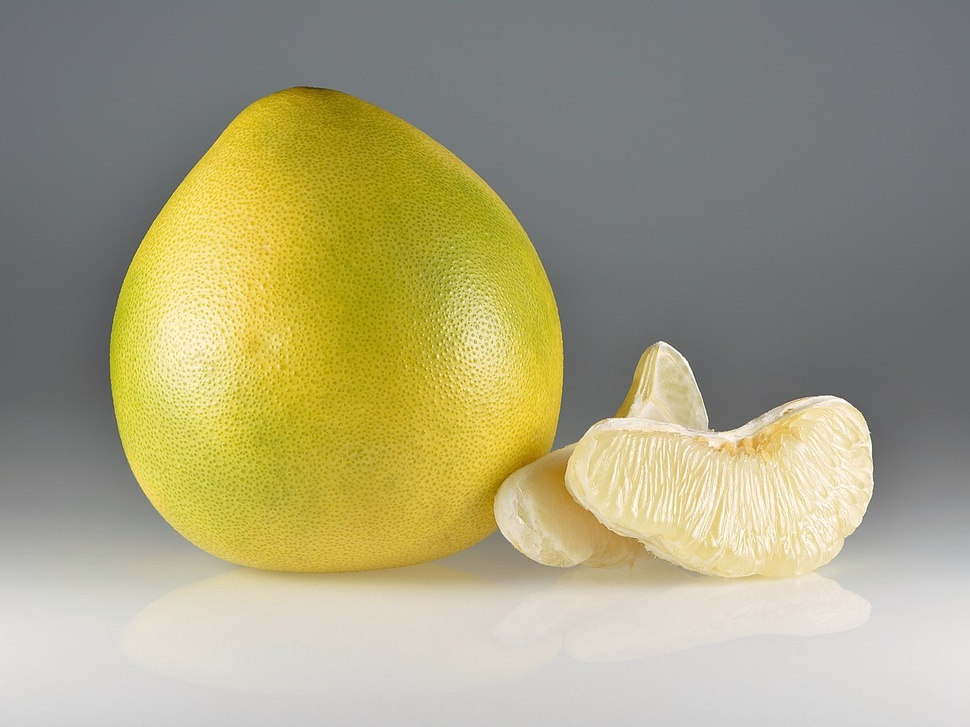
%> input picture old2/test5.jpg, 970 x 727 px, shrunk from 1200 x 900 before the run
$ octave t1.m   (GNU Octave 9; MATLAB toolbox functions it lacks are replaced by stand-ins)
%> lines starting %> are read from the running program, lines starting %| are printed output that depends on the picture; in (x1, y1, x2, y2) boxes, pixels count from 0 and x2, y2 are one past the last pixel; in counts of white or black regions, pixels touching at a corner belong together; the program's own positions count from 1
%> further down, image is the input picture: size 727x970x3 uint8; mean R, G, B 167, 161.5, 126.9
### old2/Canny.m
function result = Canny(image)
    image = rgb2gray(image);
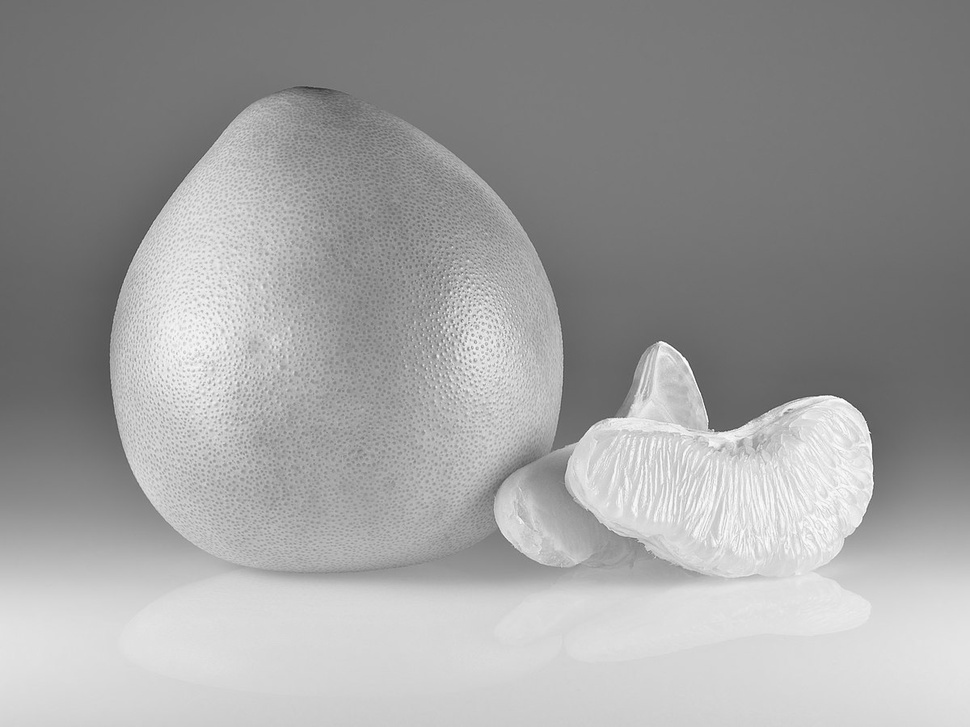
%> image: size 727x970 uint8; min 47, max 254, mean 159.2
    result = edge(image, 'canny');
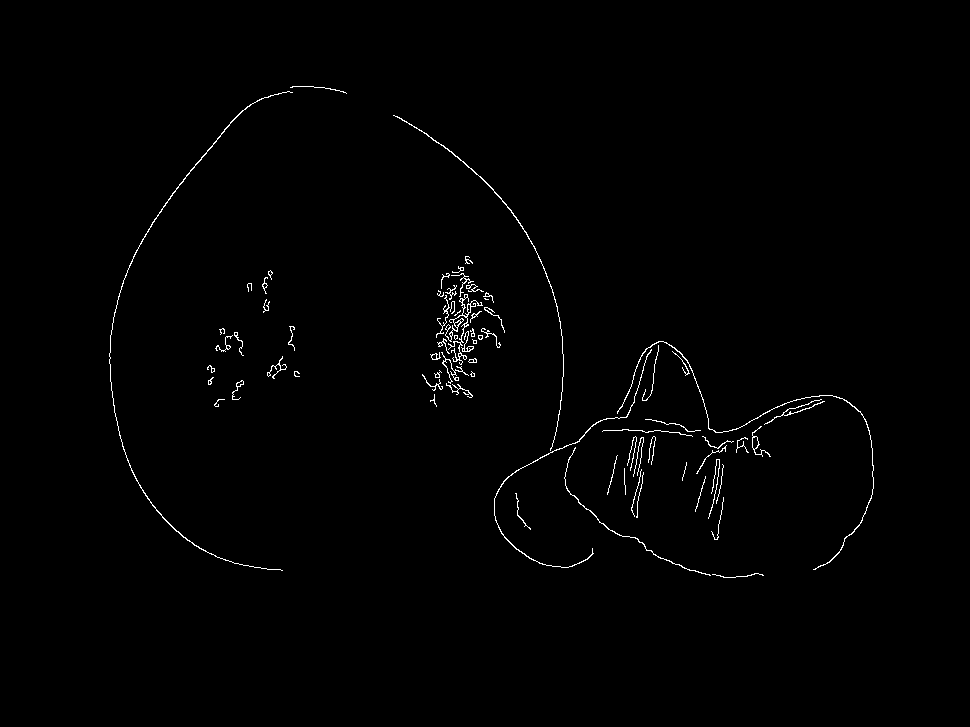
%> result: size 727x970 logical; 0.85% white in thin lines or dots, all inside (x1, y1, x2, y2) = (109, 86, 874, 578)

### old2/segment.m
function result = segment(im, edge)
   f = uint8(edge);
   try
       f = rgb2gray(f);
   catch
   end
   try
       f = imbinarize(f);
   catch
   end

   [m, n] = size(f);
%> m = 727; n = 970
   f = f(25:m-25, 25:n-25);
%> f: size 678x921 logical; 0.96% white in thin lines or dots, all inside (x1, y1, x2, y2) = (85, 62, 850, 554)

   for i = [0, 45, 90, 135]
       f = imclose(f, strel('line', 5, i));
   end
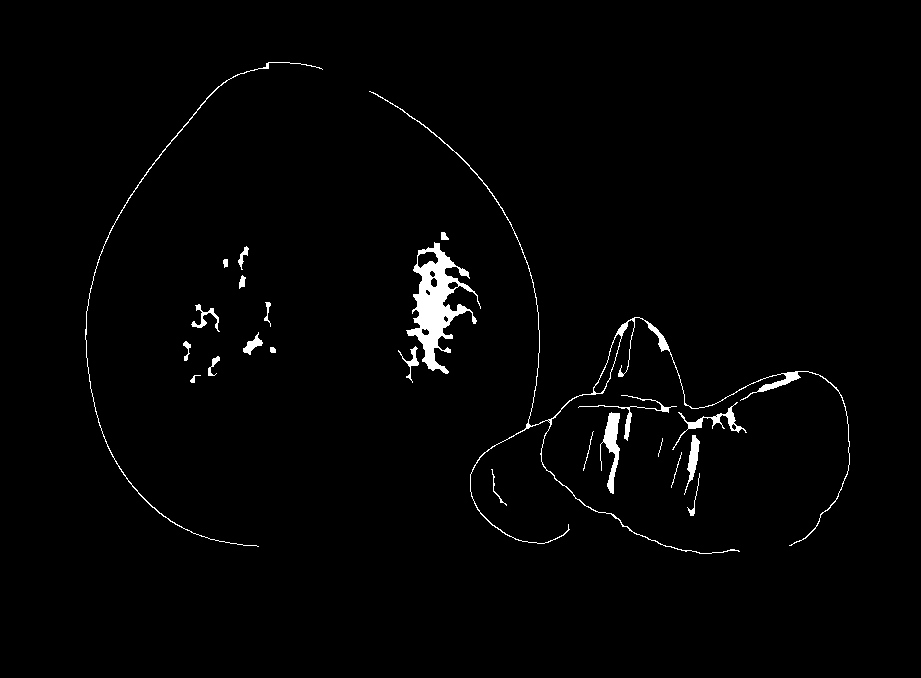
%> f: size 678x921 logical; 1.6% white; 24 white regions (1 under 20 px), largest, box (x1, y1, x2, y2) and area: (406, 242, 481, 374) 3444, (369, 91, 850, 554) 2513, (85, 62, 323, 547) 834

   f = imfill(f, 'holes');
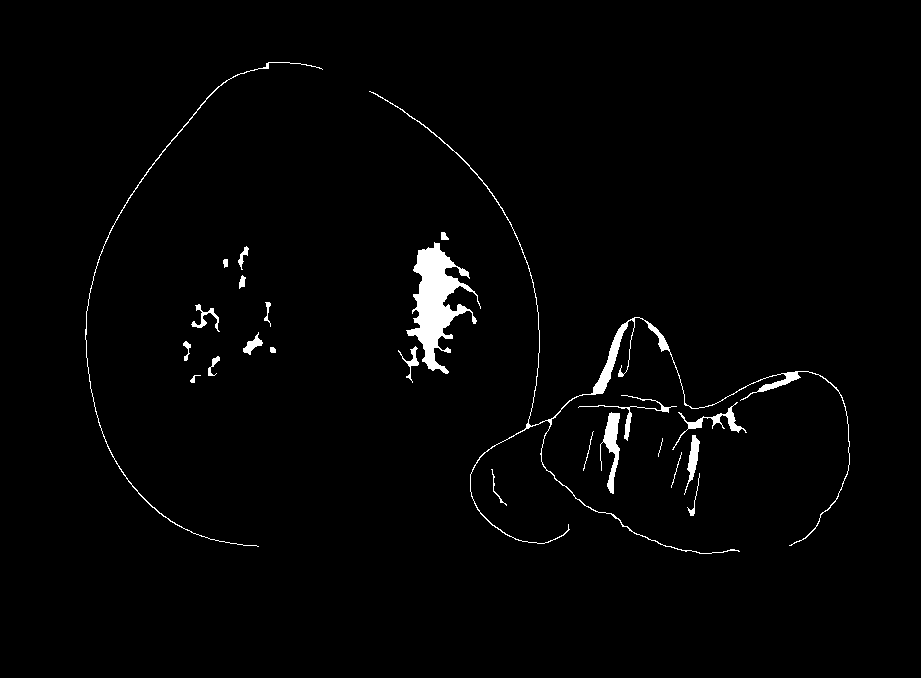
%> f: size 678x921 logical; 1.7% white; 24 white regions (1 under 20 px), largest, box (x1, y1, x2, y2) and area: (406, 242, 481, 374) 3827, (369, 91, 850, 554) 2922, (85, 62, 323, 547) 834
   f = imopen(f, strel(ones(3, 3)));
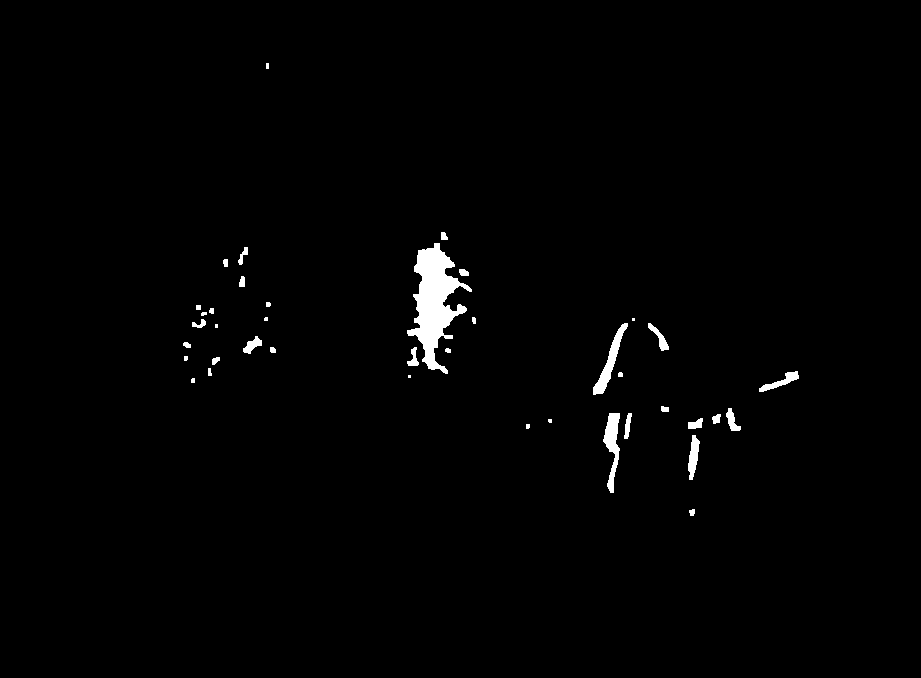
%> f: size 678x921 logical; 1.2% white; 40 white regions (9 under 20 px), largest, box (x1, y1, x2, y2) and area: (407, 243, 472, 374) 3619, (603, 413, 620, 493) 679, (593, 323, 628, 395) 646

   f = imdilate(f, strel('disk', 3));
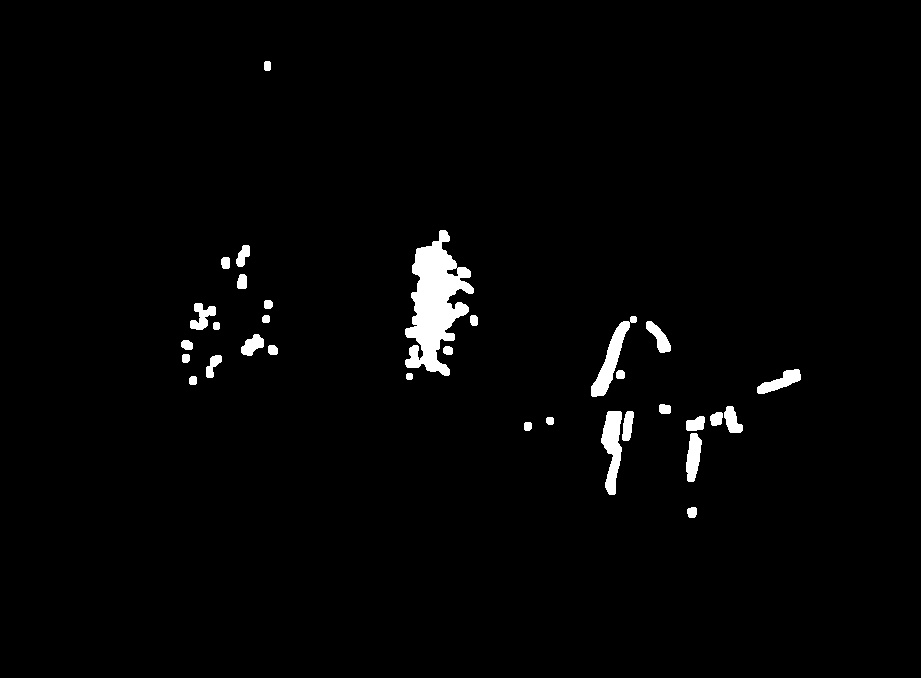
%> f: size 678x921 logical; 2% white; 32 white regions, largest, box (x1, y1, x2, y2) and area: (405, 230, 474, 376) 5168, (601, 411, 622, 495) 1087, (591, 316, 637, 397) 1075

   f = padarray(f,[25 25],0,'both');
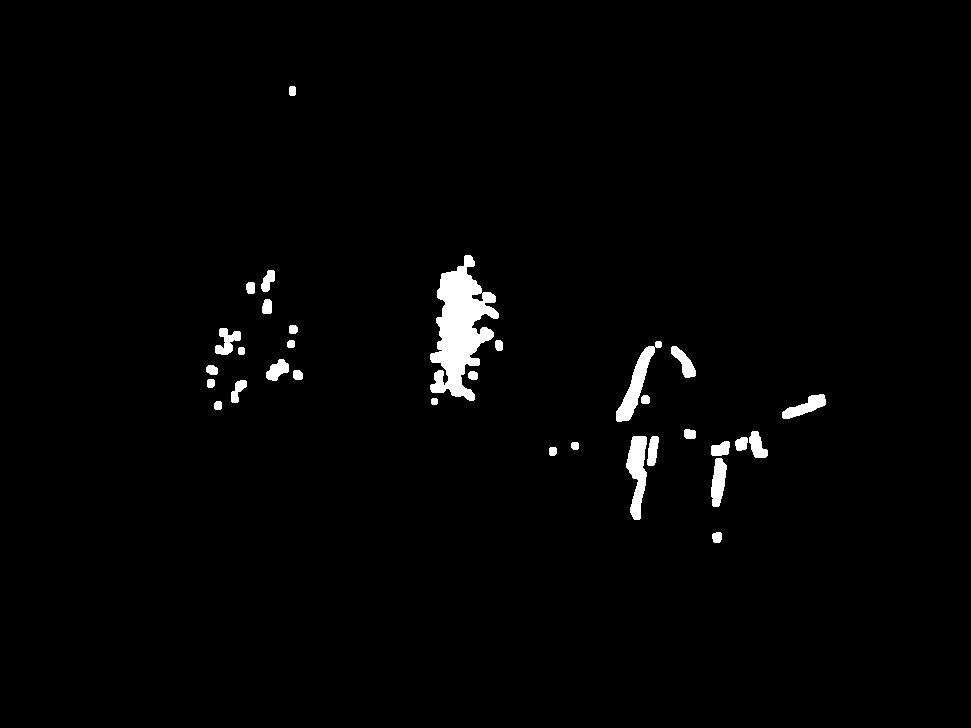
%> f: size 728x971 logical; 1.7% white; 32 white regions, largest, box (x1, y1, x2, y2) and area: (430, 255, 499, 401) 5168, (626, 436, 647, 520) 1087, (616, 341, 662, 422) 1075
%> the run ends on the next line
   f = imcrop(f, centerCropWindow2d(size(f), size(im(:,:,1))));

   im(:,:,1) = im(:,:,1).*uint8(f);
   im(:,:,2) = im(:,:,2).*uint8(f);
   im(:,:,3) = im(:,:,3).*uint8(f);
   result = im;

### old2/t1.m
clc;
image = imread("test5.jpg");
figure, imshow(image);

% [6 lines of commented-out code are left out]
Jedge = Canny(image);
% figure, imshow(Jedge);

HJedge = Jedge;
% HJedge = Hystheresis(HJedge, 200, 100);
figure, imshow(HJedge);
segmented = segment(image, HJedge);

$ run again, with old2/test1.jpg copied over old2/test5.jpg
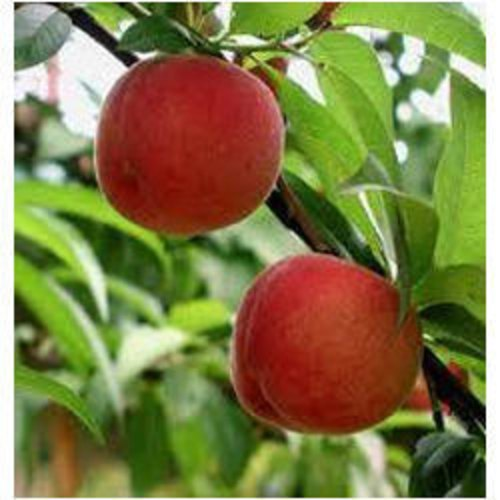
%> input picture old2/test1.jpg, 500 x 500 px
%> image is the input picture: size 500x500x3 uint8; mean R, G, B 127.6, 124.3, 71.9
%> image: size 500x500 uint8
%> in Canny, `result = edge(image, 'canny');`:
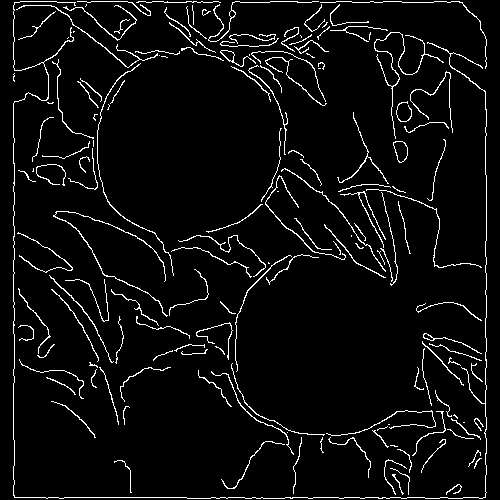
%> result: size 500x500 logical; 5.1% white in thin lines or dots
%> in segment, `f = padarray(f,[25 25],0,'both');`:
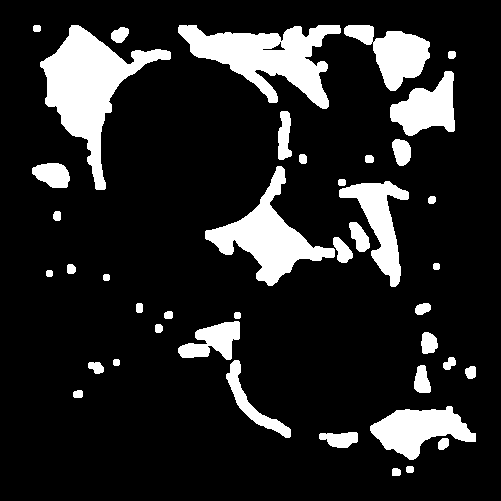
%> f: size 501x501 logical; 15% white; 42 white regions, largest, box (x1, y1, x2, y2) and area: (40, 25, 171, 190) 7383, (178, 25, 341, 109) 6329, (205, 166, 335, 286) 4949

$ run again, with old2/test2.jpg copied over old2/test5.jpg
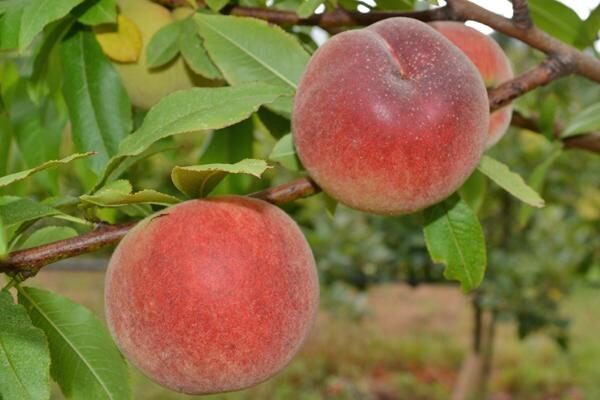
%> input picture old2/test2.jpg, 600 x 400 px
%> image is the input picture: size 400x600x3 uint8; mean R, G, B 131.1, 113.9, 63
%> image: size 400x600 uint8
%> result: size 400x600 logical; 4.6% white in thin lines or dots
%> after the loop in segment, `for i = [0, 45, 90, 135]`:
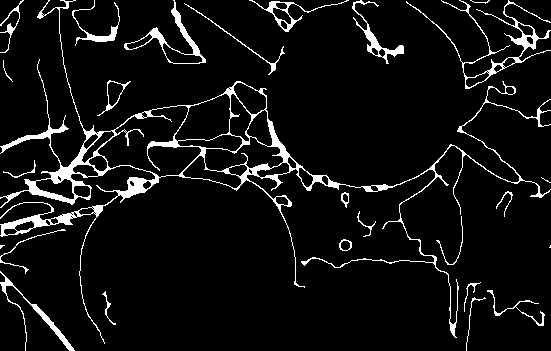
%> f: size 351x551 logical; 6.7% white; 26 white regions (3 under 20 px), largest, box (x1, y1, x2, y2) and area: (0, 0, 551, 344) 7933, (406, 0, 551, 89) 1107, (124, 0, 206, 64) 665
%> in segment, `f = padarray(f,[25 25],0,'both');`:
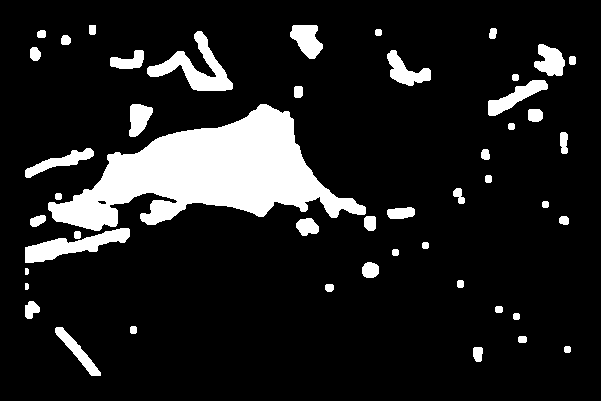
%> f: size 401x601 logical; 12.6% white; 48 white regions, largest, box (x1, y1, x2, y2) and area: (48, 104, 366, 231) 18480, (147, 31, 233, 91) 1820, (25, 228, 130, 263) 1539

$ run again, with old2/test3.jpg copied over old2/test5.jpg
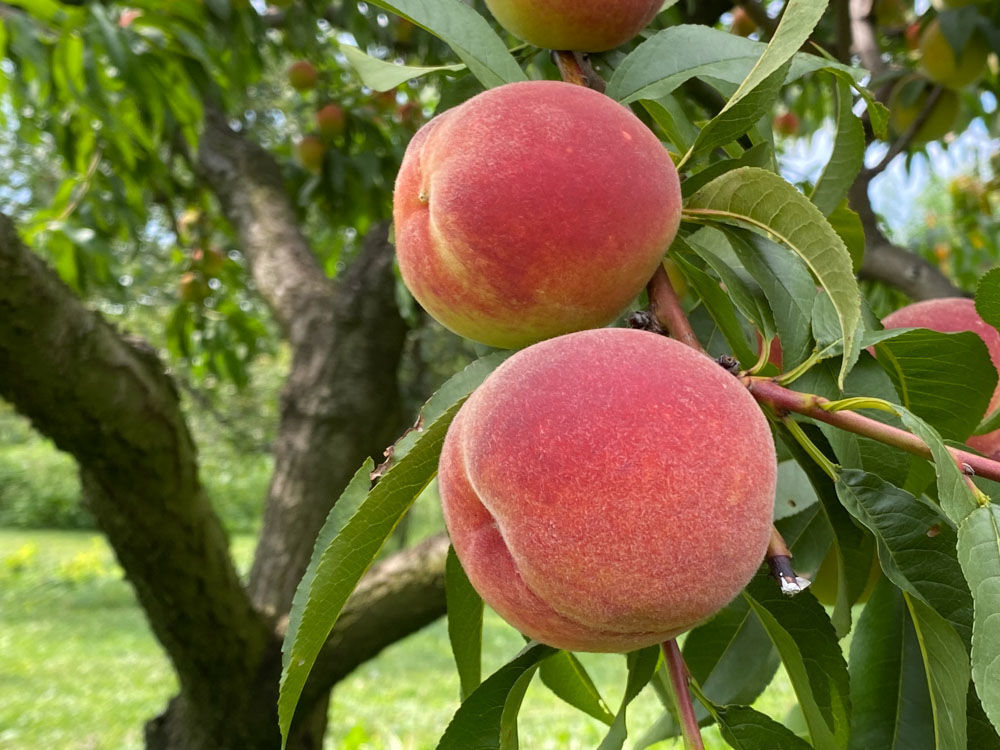
%> input picture old2/test3.jpg, 1000 x 750 px
%> image is the input picture: size 750x1000x3 uint8; mean R, G, B 116.3, 108.5, 60.6
%> image: size 750x1000 uint8
%> result: size 750x1000 logical; 4.8% white in thin lines or dots
%> in segment, `f = padarray(f,[25 25],0,'both');`:
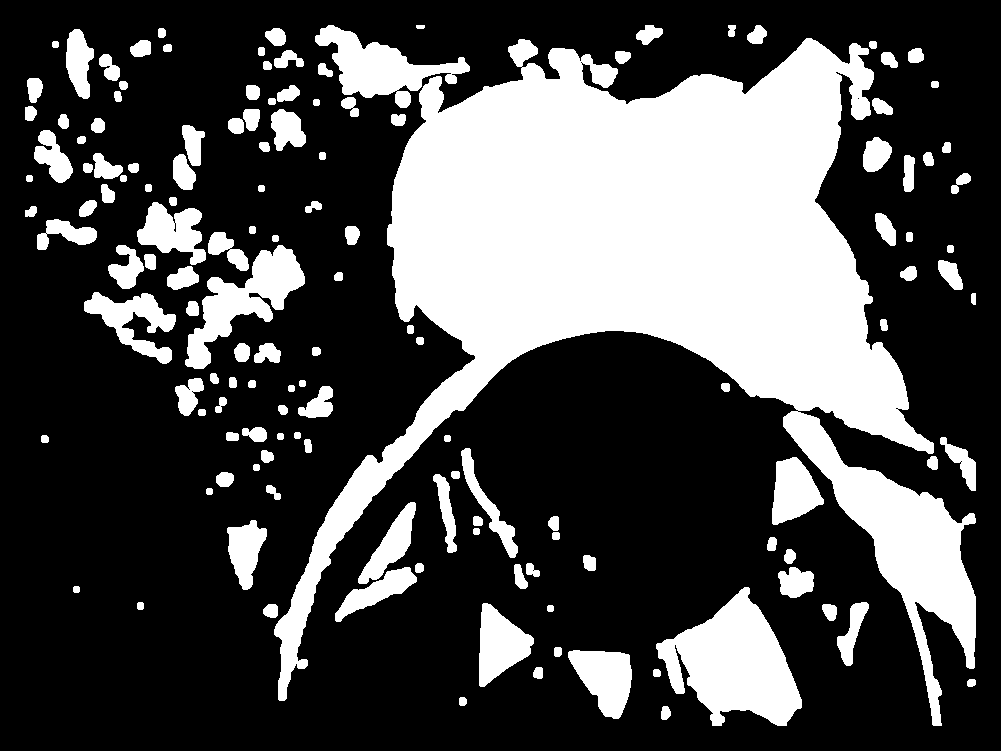
%> f: size 751x1001 logical; 30.4% white; 144 white regions, largest, box (x1, y1, x2, y2) and area: (274, 38, 976, 726) 158650, (656, 587, 802, 726) 11291, (185, 245, 305, 369) 5526
